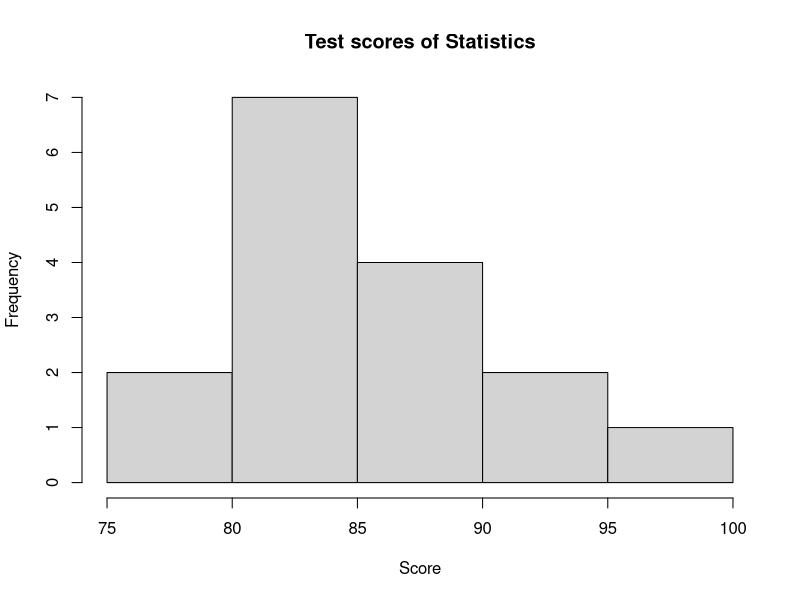
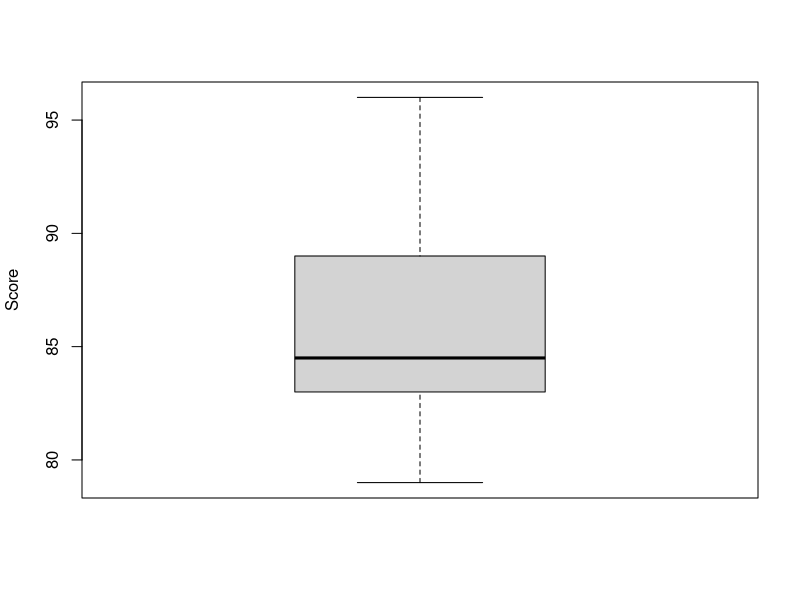
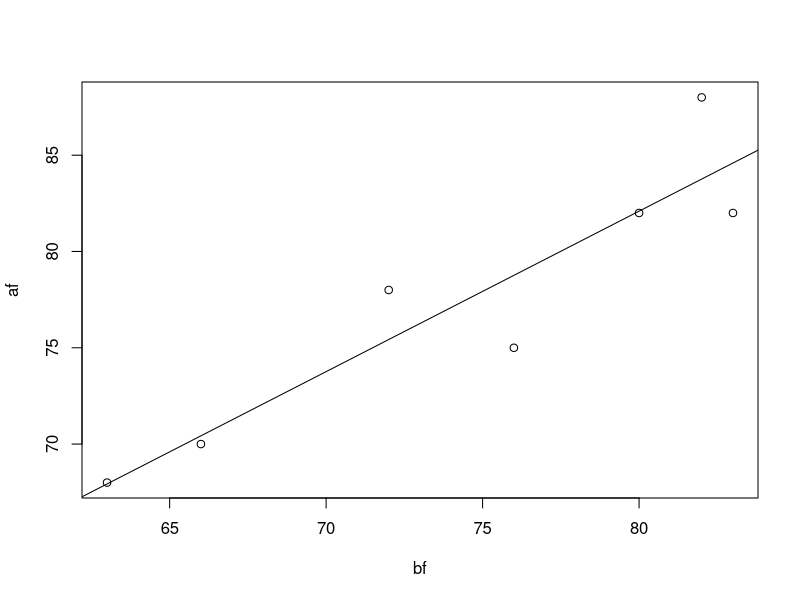

Recreate these plots in R, in order.
# 1번 문제
score<-c(88,83,83,85,94,88,91,96,89,83,81,80,84,89,83,79)
hist(score, breaks = 5, main = "Test scores of Statistics", xlab = "Score", ylab = "Frequency")
boxplot(score, ylab="Score")
fivenum(score)

# 2번 문제
dat1<-c(25,41,35,8,52,23,32,37,42,28)
t.test(dat1, mu=25, alternative =  "two.sided")

# 3번 문제
before <- c(80,56,49,82,70)
after <- c(76,55,52,79,72)
t.test(before, after, alternative="greater", paired=T)

# 4번 문제

a <- c(269,196,254,226,215,228,251,217,260,240,NA)
b <- c(320,281,336,303,294,354,315,259,NA,NA,NA)
c <- c(283,268,357,325,288,295,272,245,275,246,341)
X <- c(a,b,c)
Y <- c(rep(1,11), rep(2,11), rep(3,11))
Y <- factor(Y)
aovdat1 <- data.frame(X,Y)
aovmodel1 <- aov(X~Y, data = aovdat1)
summary(aovmodel1)

# 5번 문제

vacc <- matrix(c(12,18,15,15), nrow = 2)
chisq.test(vacc, correct = F)

# 6번 문제

bf <- c(72,80,83,63,66,76,82)
af <- c(78,82,82,68,70,75,88)

cor(bf,af)
achieve <- lm(af~bf)
summary(achieve)
plot(bf, af)
abline(achieve)